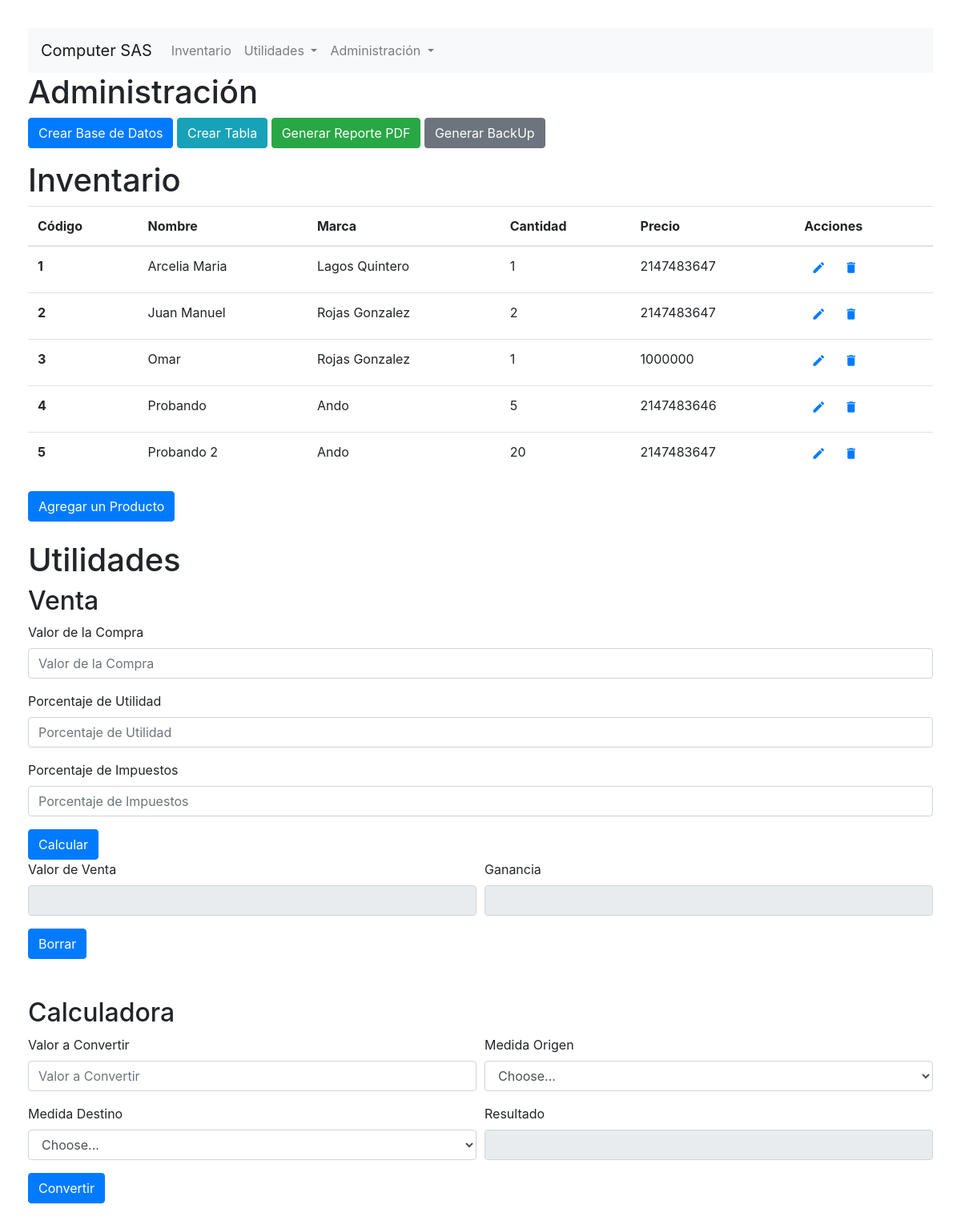
The page / on the database its author committed.
### tables this page shows
CREATE TABLE `inventarios` (
  `id` int(10) NOT NULL AUTO_INCREMENT,
  `nombre` varchar(50) DEFAULT NULL,
  `marca` varchar(20) DEFAULT NULL,
  `cantidad` int(15) DEFAULT NULL,
  `precio` int(15) DEFAULT NULL,
  PRIMARY KEY (`id`)
);

### config.php (called while the page is built, shortened)
<?php
$servername = "localhost";
$username = "root";
$password = "";
$dbname = "bdunad2022";
function checkDB(){
    try {
        $ok = True;
    } catch (Exception $e){
        $ok = False;
    }
    return $ok;
}
function checkTable($tbName){
    global $servername, $username, $password, $dbname;
    $conn = mysqli_connect($servername, $username, $password, $dbname);
    $sql = "SHOW TABLES LIKE '". $tbName ."'";
    if ( $result = mysqli_query($conn, $sql)) {
        $ok = False;
        if($result->num_rows == 1) {
            $ok = True;
        }
    }
    else {
        $ok = False;
    }
    return $ok;
}
?>

### inventario.php (the view, shortened to what this page needs)
    <h1>Inventario</h1>
    <form action="crud.php" method="POST">
        <table class="table table-hover">
            <thead>
                <tr>
                    <th scope="col">Código</th>
                    <th scope="col">Nombre</th>
                    <th scope="col">Marca</th>
                    <th scope="col">Cantidad</th>
                    <th scope="col">Precio</th>
                    <th scope="col">Acciones</th>
                </tr>
            </thead>
            <tbody>
            <?php
                if (!checkDB()) {
            ?>
                <tr>
                    <th scope="row">No cuenta con BD</th>
                    <td>puede crearla</td>
                    <td>en menu</td>
                    <td>Administración</td>
                    <td>Crear</td>
                    <td>Base de Datos</td>
                </tr>
            </tbody>
        </table>
    </form>
            <?php
                } else {
                    if (checkTable('inventarios')){
                        $conn = mysqli_connect($servername, $username, $password, $dbname);
                        $sql = "SELECT * FROM inventarios";
                        $result = mysqli_query($conn, $sql);
                        if (mysqli_num_rows($result) > 0) {
                            while($row = mysqli_fetch_assoc($result)) {
            ?>
                <tr>
                    <th scope="row"><?php echo $row['id'] ?></th>
                    <td><?php echo $row['nombre'] ?></td>
                    <td><?php echo $row['marca'] ?></td>
                    <td><?php echo $row['cantidad'] ?></td>
                    <td><?php echo $row['precio'] ?></td>
                    <td>
                        <a href="interface.php?action=update&id=<?php echo $row['id'] ?>" role="button" class="btn btn-secundary btn-sm">
                                <span class="material-icons" style="font-size: 18px;" >mode_edit</span>
                        </a>
                        <a href="crud.php?action=delete&id=<?php echo $row['id'] ?>" role="button" class="btn btn-secundary btn-sm">
                                <span class="material-icons" style="font-size: 18px;" >delete</span>
                        </a>
                    </td>
                </tr>
            <?php
                            }
                       }
            ?>
            </tbody>
    </table>
</form>
<a href="interface.php" class="btn btn-primary" role="button">Agregar un Producto</a>
                <?php
                    }
                }
                ?>

### rows shown on the page
inventarios: id "1", nombre "Arcelia Maria", marca "Lagos Quintero", cantidad "1", precio "2147483647"
inventarios: id "2", nombre "Juan Manuel", marca "Rojas Gonzalez", cantidad "2", precio "2147483647"
inventarios: id "3", nombre "Omar", marca "Rojas Gonzalez", cantidad "1", precio "1000000"
inventarios: id "4", nombre "Probando", marca "Ando", cantidad "5", precio "2147483646"
inventarios: id "5", nombre "Probando 2", marca "Ando", cantidad "20", precio "2147483647"
